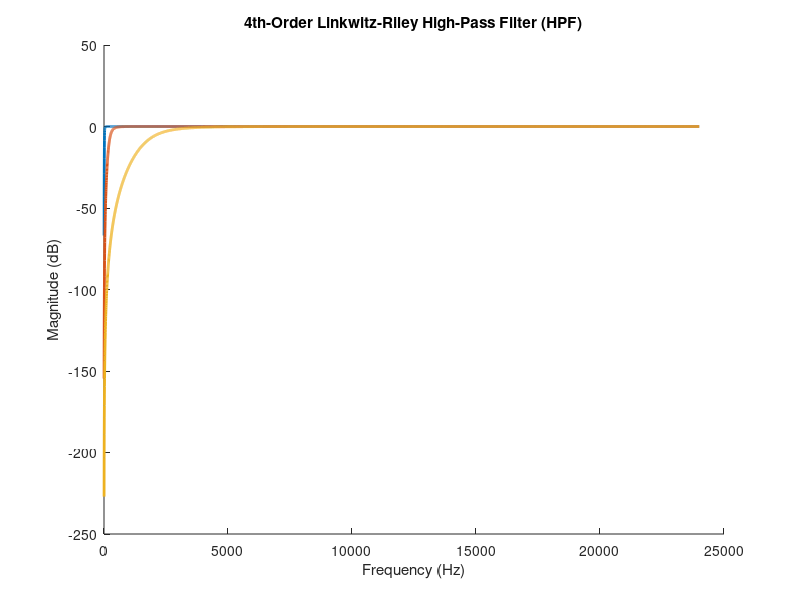

This figure's MATLAB source: (Note: this script raises an error after producing the figure.)
% This script analyzes the digital 4th-order Linkwitz-Riley filter
% from your C++ implementation.

clear;
clc;
close all;

% --- System Parameters ---
fs = 48000; % Sample rate (Hz)
R2 = sqrt(2); % The Q-factor control (1.414...) from the C++ code

% --- Define Cutoff Frequencies to Test ---
% These are based on the ranges in your InputFilters class
low_cutoffs  = [20, 250, 2000]; % For the High-Pass filter
high_cutoffs = [2000, 10000, 20000]; % For the Low-Pass filter


% === 1. Plot the High-Pass Filter Responses ===
figure;
hold on;

for fc = low_cutoffs
    % 1. Calculate digital filter coefficients for one 2nd-order stage
    % This matches the 'update()' function in the C++ code
    g = tan(pi * fc / fs);
    
    % Numerator for a 2nd-order HPF (High-Pass Filter)
    % H(z) = (1 - z^-1)^2 = 1 - 2z^-1 + z^-2
    b_hp = [1, -2, 1];
    
    % Denominator based on the TPT SVF structure
    a0 = 1 + g*R2 + g^2;
    a1 = -2 + 2*g^2;
    a2 = 1 - g*R2 + g^2;
    a = [a0, a1, a2];
    
    % 2. Calculate 4th-order coefficients
    % A 4th-order LR filter is two 2nd-order filters cascaded
    b_hp_4th = conv(b_hp, b_hp);
    a_4th = conv(a, a);
    
    % 3. Get frequency response
    % freqz() returns H (complex response), w (normalized freq)
    [H, w] = freqz(b_hp_4th, a_4th, 8192, fs);
    
    % 4. Plot
    plot(w, 20*log10(abs(H)), 'LineWidth', 2);
end

title('4th-Order Linkwitz-Riley High-Pass Filter (HPF)');
xlabel('Frequency (Hz)');
ylabel('Magnitude (dB)');
legend(strcat(string(low_cutoffs), ' Hz'));
set(gca, 'XScale', 'log');
grid on;
xlim([10, fs/2]);
ylim([-80, 5]);


% === 2. Plot the Low-Pass Filter Responses ===
figure;
hold on;

for fc = high_cutoffs
    % 1. Calculate digital filter coefficients for one 2nd-order stage
    g = tan(pi * fc / fs);
    
    % Numerator for a 2nd-order LPF (Low-Pass Filter)
    % H(z) = g^2 * (1 + z^-1)^2 = g^2 * [1, 2, 1]
    b_lp = g^2 * [1, 2, 1];
    
    % Denominator (same as the HPF)
    a0 = 1 + g*R2 + g^2;
    a1 = -2 + 2*g^2;
    a2 = 1 - g*R2 + g^2;
    a = [a0, a1, a2];
    
    % 2. Calculate 4th-order coefficients
    b_lp_4th = conv(b_lp, b_lp);
    a_4th = conv(a, a);
    
    % 3. Get frequency response
    [H, w] = freqz(b_lp_4th, a_4th, 8192, fs);
    
    % 4. Plot
    plot(w, 20*log10(abs(H)), 'LineWidth', 2);
end

title('4th-Order Linkwitz-Riley Low-Pass Filter (LPF)');
xlabel('Frequency (Hz)');
ylabel('Magnitude (dB)');
legend(strcat(string(high_cutoffs), ' Hz'));
set(gca, 'XScale', 'log');
grid on;
xlim([10, fs/2]);
ylim([-80, 5]);